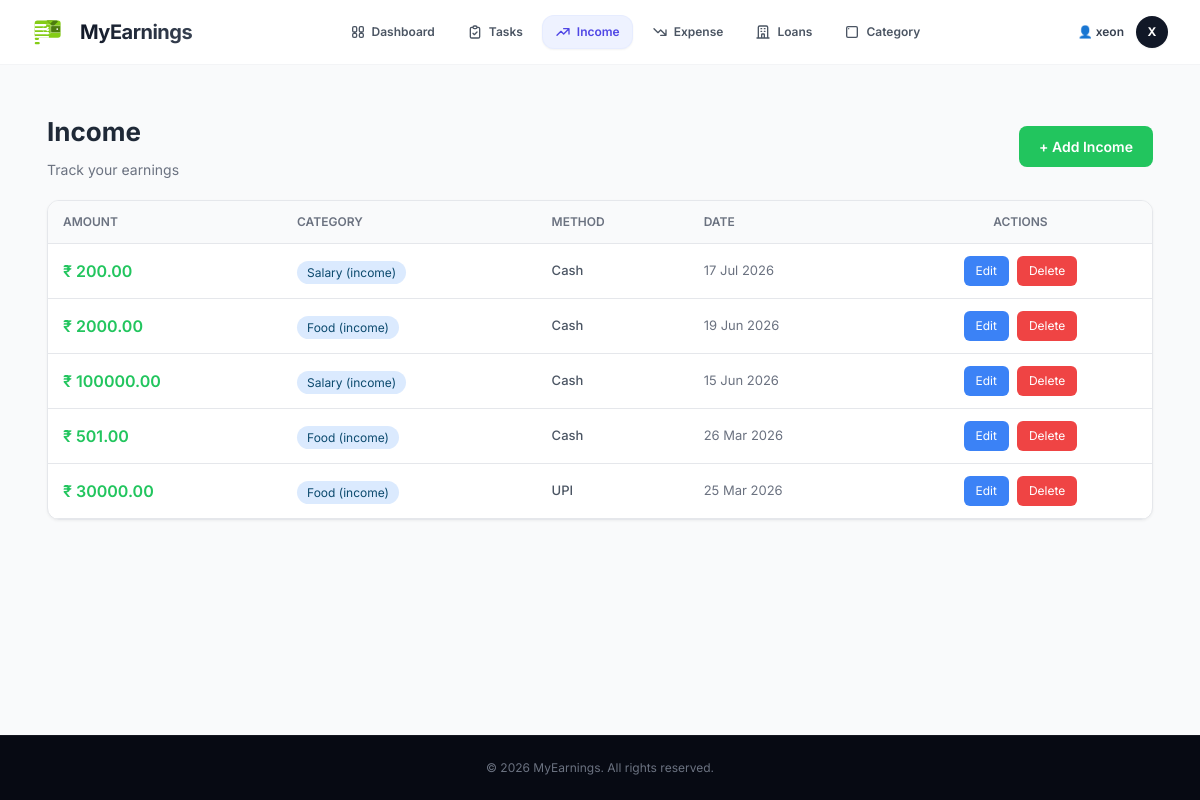
/income/ (signed in), run on the app's committed database.
### xeon/models.py (models this page shows, shortened)
class BaseModel(models.Model):
    created_at = models.DateTimeField(auto_now_add=True)
    updated_at = models.DateTimeField(auto_now=True)
    class Meta:
        abstract = True

class Income(BaseModel):
    PAYMENT_METHODS = (
        ('cash', 'Cash'),
        ('card', 'Card'),
        ('upi', 'UPI'),
        ('bank', 'Bank Transfer'),
    )
    user = models.ForeignKey(User, on_delete=models.CASCADE)
    amount = models.DecimalField(max_digits=10, decimal_places=2)
    category = models.ForeignKey(
        Category,
        on_delete=models.SET_NULL,
        null=True,
        blank=True
    )
    source = models.CharField(max_length=255, blank=True, null=True)
    payment_method = models.CharField(max_length=10, choices=PAYMENT_METHODS, default='cash')
    date = models.DateField()
    note = models.TextField(blank=True, null=True)
    class Meta:
        ordering = ['-date']   # 🔥 newest first

class Category(BaseModel):
    CATEGORY_TYPE = (
        ('income', 'Income'),
        ('expense', 'Expense'),
    )
    user = models.ForeignKey(User, on_delete=models.CASCADE)
    name = models.CharField(max_length=100)
    type = models.CharField(max_length=10, choices=CATEGORY_TYPE)
    def __str__(self):
        return f"{self.name} ({self.type})"

### xeon/views.py (the view)
# urls.py: path('income/', income_list, name='income_list'),
@login_required
def income_list(request):
    incomes = Income.objects.filter(user=request.user).order_by('-date')
    return render(request, 'xeon/income.html', {'incomes': incomes})

### xeon/templates/xeon/income.html (shortened to what this page needs)
{% extends 'xeon/base.html' %}
{% block content %}
<div style="padding: 15px;">
    <div style="display: flex; justify-content: space-between; align-items: center; margin-bottom: 20px; flex-wrap: wrap; gap: 15px;">
        <div>
            <h2 style="font-size: 26px; font-weight: 700; margin: 0; color: #1f2937;"> Income</h2>
            <p style="color: #6b7280; margin: 8px 0 0 0; font-size: 14px;">Track your earnings</p>
        </div>
        <a href="{% url 'xeon:add_income' %}" style="padding: 10px 20px; background: #22c55e; color: white; border: none; border-radius: 8px; font-weight: 600; font-size: 14px; cursor: pointer; text-decoration: none;">+ Add Income</a>
    </div>
    <div style="background: #ffffff; border: 1px solid #e5e7eb; border-radius: 12px; overflow: hidden; box-shadow: 0 1px 3px rgba(0,0,0,0.05);">
        {% if incomes %}
        <div style="overflow-x: auto;">
            <table style="width: 100%; border-collapse: collapse;">
                <thead>
                    <tr style="border-bottom: 1px solid #e5e7eb; background: #f9fafb;">
                        <th style="padding: 12px 15px; text-align: left; font-weight: 600; font-size: 12px; color: #6b7280; text-transform: uppercase;">Amount</th>
                        <th style="padding: 12px 15px; text-align: left; font-weight: 600; font-size: 12px; color: #6b7280; text-transform: uppercase;">Category</th>
                        <th style="padding: 12px 15px; text-align: left; font-weight: 600; font-size: 12px; color: #6b7280; text-transform: uppercase;">Method</th>
                        <th style="padding: 12px 15px; text-align: left; font-weight: 600; font-size: 12px; color: #6b7280; text-transform: uppercase;">Date</th>
                        <th style="padding: 12px 15px; text-align: center; font-weight: 600; font-size: 12px; color: #6b7280; text-transform: uppercase;">Actions</th>
                    </tr>
                </thead>
                <tbody>
                    {% for income in incomes %}
                    <tr style="border-bottom: 1px solid #e5e7eb; transition: all 0.2s;">
                        <td style="padding: 12px 15px; color: #22c55e; font-weight: 600;">₹ {{ income.amount }}</td>
                        <td style="padding: 12px 15px; color: #1f2937;"><span style="background: #dbeafe; padding: 4px 10px; border-radius: 20px; font-size: 12px; color: #0c4a6e;">{{ income.category }}</span></td>
                        <td style="padding: 12px 15px; color: #4b5563; font-size: 13px; font-weight: 500;">{{ income.get_payment_method_display }}</td>
                        <td style="padding: 12px 15px; color: #6b7280; font-size: 13px;">{{ income.date|date:"d M Y" }}</td>
                        <td style="padding: 12px 15px; text-align: center;">
                            <div style="display: flex; gap: 8px; justify-content: center; flex-wrap: wrap;">
                                <a href="{% url 'xeon:edit_income' income.id %}" style="padding: 6px 12px; background: #3b82f6; color: white; border: none; border-radius: 6px; font-size: 12px; cursor: pointer; text-decoration: none;">Edit</a>
                                <form action="{% url 'xeon:delete_income' income.id %}" method="POST" style="display: inline;" onsubmit="return confirm('Delete this income?');">
                                    <button type="submit" style="padding: 6px 12px; background: #ef4444; color: white; border: none; border-radius: 6px; font-size: 12px; cursor: pointer;">Delete</button>
                                </form>
                            </div>
                        </td>
                    </tr>
                    {% endfor %}
                </tbody>
            </table>
        </div>
        {% endif %}
    </div>
</div>
{% endblock %}

### xeon/templates/xeon/base.html (shortened to what this page needs)
{% load static %}
<!DOCTYPE html>
<html lang="en">
<head>
    <script src="https://cdn.tailwindcss.com"></script>
</head>
<body class="{% block body_class %}{% endblock %} bg-gray-50 text-gray-900 font-sans min-h-screen flex flex-col">
    {% if user.is_authenticated %}
    <header class="bg-white/90 backdrop-blur-md border-b border-gray-100 sticky top-0 z-50">
        <div class="max-w-7xl mx-auto px-4 sm:px-6 lg:px-8">
            <div class="flex justify-between items-center h-16">
                <div class="flex items-center gap-2">
                    <a href="{% url 'xeon:dashboard' %}"
                        class="flex items-center gap-2 text-xl font-bold text-gray-900 hover:opacity-80 transition-opacity">
                        {% include 'xeon/logo.html' %}
                        <span
                            class="tracking-tight bg-clip-text text-transparent bg-gradient-to-r from-gray-900 to-gray-700">MyEarnings</span>
                    </a>
                </div>
                <div class="hidden md:flex items-center justify-center">
                    <nav class="flex space-x-1.5">
                        <a class="flex items-center gap-1.5 px-3 py-2 rounded-xl text-xs font-semibold transition-all duration-200 {% if request.resolver_match.url_name == 'dashboard' %}bg-indigo-50 text-indigo-600 border border-indigo-100/50 shadow-sm{% else %}text-gray-600 hover:bg-gray-50 hover:text-gray-900 border border-transparent{% endif %}"
                            href="{% url 'xeon:dashboard' %}">
                            <span>Dashboard</span>
                        </a>
                        <a class="flex items-center gap-1.5 px-3 py-2 rounded-xl text-xs font-semibold transition-all duration-200 {% if request.resolver_match.url_name == 'todo_list' or request.resolver_match.url_name == 'add_todo' or request.resolver_match.url_name == 'edit_todo' %}bg-indigo-50 text-indigo-600 border border-indigo-100/50 shadow-sm{% else %}text-gray-600 hover:bg-gray-50 hover:text-gray-900 border border-transparent{% endif %}"
                            href="{% url 'xeon:todo_list' %}">
                            <span>Tasks</span>
                        </a>
                        <a class="flex items-center gap-1.5 px-3 py-2 rounded-xl text-xs font-semibold transition-all duration-200 {% if request.resolver_match.url_name == 'income_list' or request.resolver_match.url_name == 'add_income' or request.resolver_match.url_name == 'edit_income' %}bg-indigo-50 text-indigo-600 border border-indigo-100/50 shadow-sm{% else %}text-gray-600 hover:bg-gray-50 hover:text-gray-900 border border-transparent{% endif %}"
                            href="{% url 'xeon:income_list' %}">
                            <svg class="w-4 h-4" fill="none" stroke="currentColor" stroke-width="2" viewBox="0 0 24 24">
                                <path stroke-linecap="round" stroke-linejoin="round" d="M13 7h8m0 0v8m0-8l-8 8-4-4-6 6">
                                </path>
                            </svg>
                            <span>Income</span>
                        </a>
                        <a class="flex items-center gap-1.5 px-3 py-2 rounded-xl text-xs font-semibold transition-all duration-200 {% if request.resolver_match.url_name == 'expense_list' or request.resolver_match.url_name == 'add_expense' or request.resolver_match.url_name == 'edit_expense' %}bg-indigo-50 text-indigo-600 border border-indigo-100/50 shadow-sm{% else %}text-gray-600 hover:bg-gray-50 hover:text-gray-900 border border-transparent{% endif %}"
                            href="{% url 'xeon:expense_list' %}">
                            <svg class="w-4 h-4" fill="none" stroke="currentColor" stroke-width="2" viewBox="0 0 24 24">
                                <path stroke-linecap="round" stroke-linejoin="round"
                                    d="M13 17h8m0 0v-8m0 8l-8-8-4 4-6-6"></path>
                            </svg>
                            <span>Expense</span>
                        </a>
                        <a class="flex items-center gap-1.5 px-3 py-2 rounded-xl text-xs font-semibold transition-all duration-200 {% if request.resolver_match.url_name == 'loan_list' or request.resolver_match.url_name == 'add_loan' or request.resolver_match.url_name == 'edit_loan' %}bg-indigo-50 text-indigo-600 border border-indigo-100/50 shadow-sm{% else %}text-gray-600 hover:bg-gray-50 hover:text-gray-900 border border-transparent{% endif %}"
                            href="{% url 'xeon:loan_list' %}">
                            <svg class="w-4 h-4" fill="none" stroke="currentColor" stroke-width="2" viewBox="0 0 24 24">
                                <path stroke-linecap="round" stroke-linejoin="round"
                                    d="M19 21V5a2 2 0 00-2-2H7a2 2 0 00-2 2v16m14 0h2m-2 0h-5m-9 0H3m2 0h5M9 7h1m-1 4h1m4-4h1m-1 4h1m-5 10v-5a1 1 0 011-1h2a1 1 0 011 1v5m-4 0h4">
                                </path>
                            </svg>
                            <span>Loans</span>
                        </a>
                        <a class="flex items-center gap-1.5 px-3 py-2 rounded-xl text-xs font-semibold transition-all duration-200 {% if request.resolver_match.url_name == 'add_category' %}bg-indigo-50 text-indigo-600 border border-indigo-100/50 shadow-sm{% else %}text-gray-600 hover:bg-gray-50 hover:text-gray-900 border border-transparent{% endif %}"
                            href="{% url 'xeon:add_category' %}">
                            <svg class="w-4 h-4" fill="none" stroke="currentColor" stroke-width="2" viewBox="0 0 24 24">
                                <path stroke-linecap="round" stroke-linejoin="round"
                                    d="M7 7h.01M6 20h12a2 2 0 002-2V6a2 2 0 00-2-2H6a2 2 0 00-2 2v12a2 2 0 002 2z">
                                </path>
                            </svg>
                            <span>Category</span>
                        </a>
                    </nav>
                </div>
                <div class="flex items-center gap-4">
                    <div class="flex items-center gap-3 font-sans">
                        <div class="hidden sm:flex flex-col items-end">
                            <span class="text-xs font-semibold text-gray-700">👤 {{ user.first_name|default:user.username }}</span>
                        </div>
                        <a href="{% url 'xeon:logout' %}" title="Log out" onclick="return confirm('Are you sure you want to log out?');"
                            class="w-8 h-8 bg-gray-900 hover:bg-red-600 text-white rounded-full flex items-center justify-center text-xs font-bold shadow-sm transition-all duration-200 group relative">
                            <span class="group-hover:opacity-0 transition-opacity duration-150">{{ user.username|slice:":1"|upper }}</span>
                        </a>
                    </div>
                </div>
            </div>
        </div>
    </header>
    {% endif %}
    <main
        class="{% if user.is_authenticated %}max-w-7xl mx-auto px-4 sm:px-6 lg:px-8 py-8 w-full flex-1{% else %}flex-1 w-full{% endif %} font-sans">
        {% block content %}
        {% endblock %}
    </main>
    <footer class="bg-[#070a13] border-t border-white/5 py-6 mt-auto">
        <div class="max-w-7xl mx-auto px-4 sm:px-6 lg:px-8 text-center text-xs text-gray-500">
            <p>&copy; 2026 MyEarnings. All rights reserved.</p>
        </div>
    </footer>
</body>
</html>

### data on the page
Income: amount "200.00", category "Salary (income)", payment_method "Cash", date "17 Jul 2026"
Income: amount "2000.00", category "Food (income)", payment_method "Cash", date "19 Jun 2026"
Income: amount "100000.00", category "Salary (income)", payment_method "Cash", date "15 Jun 2026"
Income: amount "501.00", category "Food (income)", payment_method "Cash", date "26 Mar 2026"
Income: amount "30000.00", category "Food (income)", payment_method "UPI", date "25 Mar 2026"

### other printed values
{{ user.first_name|default:user.username }} "xeon"
{{ user.username|slice:":1"|upper }} "X"
